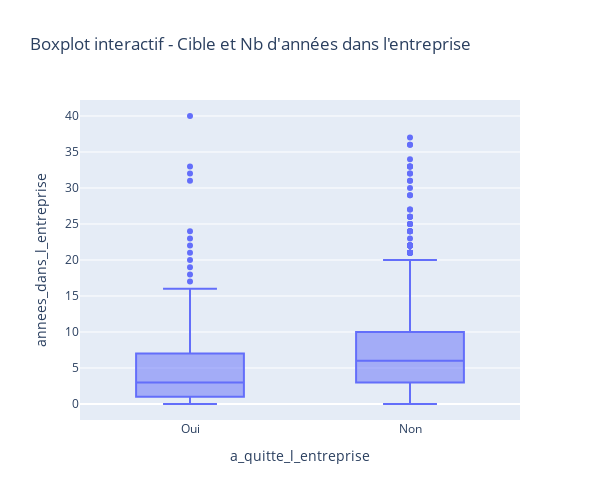

This figure's notebook cell:
### Markdown cell above
#### Relation entre la cible et le nombre d'années dans l'entreprise

### Code cell
fig5 = px.box(
        donnees_rh,
        x='a_quitte_l_entreprise',
        y='annees_dans_l_entreprise',
        title=f"Boxplot interactif - Cible et Nb d'années dans l'entreprise",
        hover_data = 'id_employee'
    )
fig5.update_layout(height=500, width=600)
fig5.show()
pio.write_image(fig5, "../Graph/graph_etape_1/Boxplot_cible_annees_entr.png")

### Figure 1 — Plotly figure (JSON) as saved in the notebook; plotly's stock layout.template omitted (floating-point values rounded to 4 significant figures; data arrays with more than 128 entries replaced by an {"elided": "..."} marker saying what was removed)
{"data": [{"alignmentgroup": "True", "customdata": {"elided": "1470x1 str values"}, "hovertemplate": "a_quitte_l_entreprise=%{x}<br>annees_dans_l_entreprise=%{y}<br>id_employee=%{customdata[0]}<extra></extra>", "legendgroup": "", "marker": {"color": "#636efa"}, "name": "", "notched": false, "offsetgroup": "", "orientation": "v", "showlegend": false, "type": "box", "x": {"elided": "1470 str values"}, "x0": " ", "xaxis": "x", "y": {"elided": "1470 int values"}, "y0": " ", "yaxis": "y"}], "layout": {"boxmode": "group", "height": 500, "legend": {"tracegroupgap": 0}, "title": {"text": "Boxplot interactif - Cible et Nb d'années dans l'entreprise"}, "width": 600, "xaxis": {"anchor": "y", "domain": [0, 1], "title": {"text": "a_quitte_l_entreprise"}}, "yaxis": {"anchor": "x", "domain": [0, 1], "title": {"text": "annees_dans_l_entreprise"}}}}
